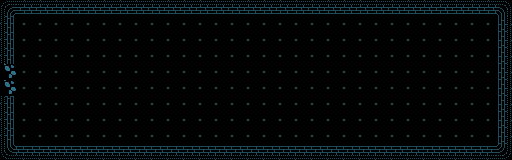

Tiled map render using the project's own tile images. Description and the whole map definition, tile-layer contents included, below:
An orthogonal 32x10 tile map with 16x16 px tiles, 2 tile layers (Floor, Walls).

<map version="1.4" tiledversion="1.4.3" orientation="orthogonal" renderorder="right-down" width="32" height="10" tilewidth="16" tileheight="16" infinite="0" nextlayerid="3" nextobjectid="1">
 <tileset firstgid="1" source="../../Floor.tsx" />
 <layer id="1" name="Floor" width="32" height="10">
  <data encoding="csv">
1,1,1,1,1,1,1,1,1,1,1,1,1,1,1,1,1,1,1,1,1,1,1,1,1,1,1,1,1,1,1,1,
1,1,1,1,1,1,1,1,1,1,1,1,1,1,1,1,1,1,1,1,1,1,1,1,1,1,1,1,1,1,1,1,
1,1,1,1,1,1,1,1,1,1,1,1,1,1,1,1,1,1,1,1,1,1,1,1,1,1,1,1,1,1,1,1,
1,1,1,1,1,1,1,1,1,1,1,1,1,1,1,1,1,1,1,1,1,1,1,1,1,1,1,1,1,1,1,1,
1,1,1,1,1,1,1,1,1,1,1,1,1,1,1,1,1,1,1,1,1,1,1,1,1,1,1,1,1,1,1,1,
1,1,1,1,1,1,1,1,1,1,1,1,1,1,1,1,1,1,1,1,1,1,1,1,1,1,1,1,1,1,1,1,
1,1,1,1,1,1,1,1,1,1,1,1,1,1,1,1,1,1,1,1,1,1,1,1,1,1,1,1,1,1,1,1,
1,1,1,1,1,1,1,1,1,1,1,1,1,1,1,1,1,1,1,1,1,1,1,1,1,1,1,1,1,1,1,1,
1,1,1,1,1,1,1,1,1,1,1,1,1,1,1,1,1,1,1,1,1,1,1,1,1,1,1,1,1,1,1,1,
1,1,1,1,1,1,1,1,1,1,1,1,1,1,1,1,1,1,1,1,1,1,1,1,1,1,1,1,1,1,1,1
</data>
 </layer>
 <layer id="2" name="Walls" width="32" height="10">
  <data encoding="csv">
50,21,21,21,21,21,21,21,21,21,21,21,21,21,21,21,21,21,21,21,21,21,21,21,21,21,21,21,21,21,21,49,
35,0,0,0,0,0,0,0,0,0,0,0,0,0,0,0,0,0,0,0,0,0,0,0,0,0,0,0,0,0,0,34,
35,0,0,0,0,0,0,0,0,0,0,0,0,0,0,0,0,0,0,0,0,0,0,0,0,0,0,0,0,0,0,34,
35,0,0,0,0,0,0,0,0,0,0,0,0,0,0,0,0,0,0,0,0,0,0,0,0,0,0,0,0,0,0,34,
32,0,0,0,0,0,0,0,0,0,0,0,0,0,0,0,0,0,0,0,0,0,0,0,0,0,0,0,0,0,0,34,
32,0,0,0,0,0,0,0,0,0,0,0,0,0,0,0,0,0,0,0,0,0,0,0,0,0,0,0,0,0,0,34,
35,0,0,0,0,0,0,0,0,0,0,0,0,0,0,0,0,0,0,0,0,0,0,0,0,0,0,0,0,0,0,34,
35,0,0,0,0,0,0,0,0,0,0,0,0,0,0,0,0,0,0,0,0,0,0,0,0,0,0,0,0,0,0,34,
35,0,0,0,0,0,0,0,0,0,0,0,0,0,0,0,0,0,0,0,0,0,0,0,0,0,0,0,0,0,0,34,
37,33,33,33,33,33,33,33,33,33,33,33,33,33,33,33,33,33,33,33,33,33,33,33,33,33,33,33,33,33,33,36
</data>
 </layer>
</map>
